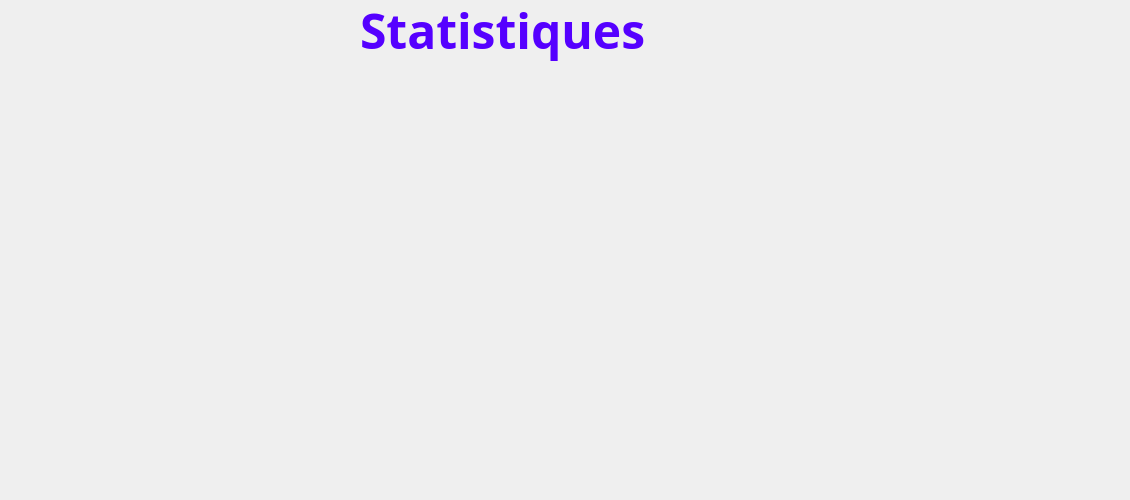
      <widget class="QWidget" name="page_11">
       <widget class="QPushButton" name="stat_cancel">
        <property name="geometry">
         <rect>
          <x>1010</x>
          <y>447</y>
          <width>111</width>
          <height>41</height>
         </rect>
        </property>
        <property name="styleSheet">
         <string notr="true">#stat_cancel{
background-color: transparent;
border-image: url(:Annuler.png);
background: none;
border: none;
background-repeat: none;
}
#stat_cancel:hover{
background-color: transparent;
border-image: url(:Annuler_P.png);
background: none;
border: none;
background-repeat: none;
}</string>
        </property>
        <property name="text">
         <string/>
        </property>
       </widget>
       <widget class="QFrame" name="frame">
        <property name="geometry">
         <rect>
          <x>120</x>
          <y>80</y>
          <width>821</width>
          <height>411</height>
         </rect>
        </property>
        <layout class="QHBoxLayout" name="horizontalLayout"/>
       </widget>
       <widget class="QLabel" name="label_47">
        <property name="geometry">
         <rect>
          <x>360</x>
          <y>-10</y>
          <width>681</width>
          <height>81</height>
         </rect>
        </property>
        <property name="font">
         <font>
          <family>Segoe Print</family>
         </font>
        </property>
        <property name="styleSheet">
         <string notr="true">#label_16 {
background-color: transparent;
background: none;
border: none;
background-repeat: none;
}
</string>
        </property>
        <property name="text">
         <string>&lt;html&gt;&lt;head/&gt;&lt;body&gt;&lt;p&gt;&lt;span style=&quot; font-size:36pt; font-weight:600; color:#5500ff;&quot;&gt;Statistiques&lt;/span&gt;&lt;/p&gt;&lt;/body&gt;&lt;/html&gt;</string>
        </property>
        <property name="textFormat">
         <enum>Qt::AutoText</enum>
        </property>
        <property name="scaledContents">
         <bool>false</bool>
        </property>
       </widget>
      </widget>
